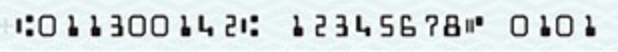
#> input picture bank_ocr/reference.png, 618 x 52 px
$ python main.py   (Python 2 division)   (older library calls are emulated)
#> lines starting #> are read from the running program, lines starting #| are printed output that depends on the picture; after the words box and inside, x2 and y2 are one past the last pixel; in counts of white or black regions, pixels touching at a corner belong together
import numpy as np
import cv2
def resize(image, width=None, height=None, inter=cv2.INTER_AREA):
    dim = None
    (h, w) = image.shape[:2]
    if width is None and height is None:
        return image
    if width is None:
        r = height / float(h)
        dim = (int(w * r), height)
    else:
        r = width / float(w)
        dim = (width, int(h * r))
    resized = cv2.resize(image, dim, interpolation=inter)
    return resized


def extract_digit_symbols(image ,charCnts,minW=5,minH=15):
	charIter = charCnts.__iter__()
	rois = []
	locs = []
	while True :
		try :
			c = next(charIter)
			(cX,cY,cW,cH) = cv2.boundingRect(c)
			roi = None
			if cW >= minW and cH >= minH :
				roi = image[cY:cY+cH , cX:cX+cW]
				rois.append(roi)
				locs.append((cX,cY,cX+cW,cY+cH))
			else :
				# special symbol found.
				# 3 parts are there in the special symbol.
				parts = [c,next(charIter),next(charIter)]
				(sXA,sYA,sXB,sYB) = (100,100,-100,-100)

				for p in parts:
					(pX,pY,pW,pH) = cv2.boundingRect(p)
					sXA = min(sXA,pX)
					sYB = min(sXB,pY)
					sXB = min(sXB,pX+pW)
					sYB = min(sYB,pY+pH)
				roi = image[sYA:sYB , sXA:sXB]
				rois.append(roi)
				locs.append((sXA,sYA,sXB,sYB))
		except StopIteration:
			break
	return (rois ,locs)

num = [str(x) for x in range(0,10)]
# alphabetsLower = [chr(x) for x in range(ord('a'),ord('z')+1)]
alphabetsUpper = [chr(x) for x in range(ord('A'),ord('Z')+1)]
charsNames = num+alphabetsUpper
# print charsNames

ref = cv2.imread('reference.png')
#> ref is the input picture: shape (52, 618, 3); mean B, G, R 222.5, 222.5, 214.3
ref = cv2.cvtColor(ref,cv2.COLOR_BGR2GRAY)
#> ref: shape (52, 618)
ref = resize(ref ,width=400)
ref = cv2.threshold(ref,0,255,cv2.THRESH_BINARY_INV|cv2.THRESH_OTSU)[1]
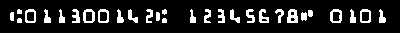
#> ref: shape (33, 400); 13.4% white; 29 white regions


refCnts = cv2.findContours(ref.copy(),cv2.RETR_EXTERNAL,cv2.CHAIN_APPROX_SIMPLE)
#> refCnts = 29 contours, 4 with area under 20; largest, box (x1, y1, x2, y2) and area: (330, 9, 342, 23) 132, (83, 9, 95, 23) 131, (360, 9, 371, 23) 124, (98, 9, 109, 23) 124, (25, 9, 36, 23) 124
refCnts = refCnts [0]
refCnts = sorted(refCnts ,key=cv2.contourArea)

# [22 lines of commented-out code are left out]


refROIs,_ = extract_digit_symbols(ref,refCnts,minW=4,minH=5)
#> the loop in extract_digit_symbols, `while True :` made 30 passes
#> (cX, cY, cW, cH) on passes 1 to 12: (17, 9, 5, 5), (162, 18, 5, 5), (17, 18, 5, 5), (162, 9, 5, 6), (308, 10, 5, 7), (156, 12, 4, 9), (10, 12, 4, 9), (301, 12, 6, 9), (190, 9, 6, 14), (59, 9, 6, 14), (146, 9, 7, 14), (275, 9, 9, 14)
#> after the loop in extract_digit_symbols, `while True :`: locs = 29 items, first 6: (17, 9, 22, 14), (162, 18, 167, 23), (17, 18, 22, 23), (162, 9, 167, 15), (308, 10, 313, 17), (156, 12, 160, 21); rois = 29 items
#> refROIs = 29 items
# for template matching algorithm.
chars = {}
for (name,roi) in zip(charsNames,refROIs) :
	roi = cv2.resize(roi,(36,36))
	chars[name] = roi
#> this loop made 29 passes
#> name on passes 1 to 12: '0', '1', '2', '3', '4', '5', '6', '7', '8', '9', 'A', 'B'
#> pass 1, `roi = cv2.resize(roi,(36,36))`:
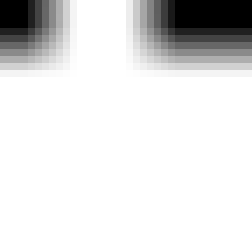
#> roi: shape (36, 36) (shown 7 times larger); min 0, max 255, mean 224.3
#> after the loop, chars = 29 items
rectKernel = cv2.getStructuringElement(cv2.MORPH_RECT , (17,7))
output = []

image = cv2.imread('test1.png')
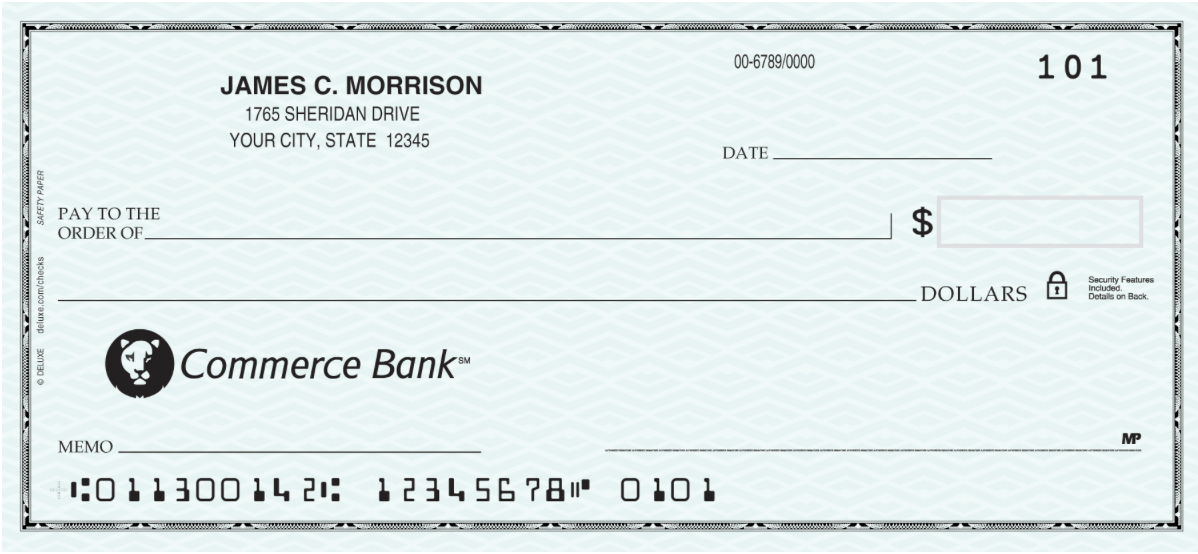
#> input picture bank_ocr/test1.png, 1198 x 554 px
#> image is the input picture: shape (554, 1198, 3); mean B, G, R 233.6, 234.4, 223.7
(h,w,) = image.shape[:2]
#> h = 554; w = 1198
# hardcoded 0.2 i.e. expecting micr to lie in bottom 20% of image.
delta = int(h-(h*0.2))
#> delta = 443
bottom = image[delta:h,0:w]
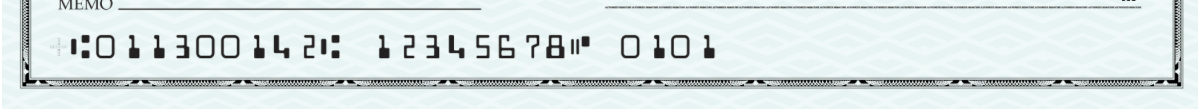
#> bottom: shape (111, 1198, 3); mean B, G, R 226.9, 227.6, 217.5
gray_bottom = cv2.cvtColor(bottom,cv2.COLOR_BGR2GRAY)
blackhat = cv2.morphologyEx(gray_bottom,cv2.MORPH_BLACKHAT,rectKernel)
gradX = cv2.Sobel(blackhat,ddepth=cv2.CV_32F,dx=1,dy=0,ksize=-1)
gradX = np.absolute(gradX)
(minVal,maxVal) = (np.min(gradX),np.max(gradX))
#> minVal = 0; maxVal = 3418
gradX = (255*((gradX-minVal) - (maxVal - minVal)))
gradX = gradX.astype('uint8')
gradX = cv2.morphologyEx(gradX,cv2.MORPH_CLOSE,rectKernel)
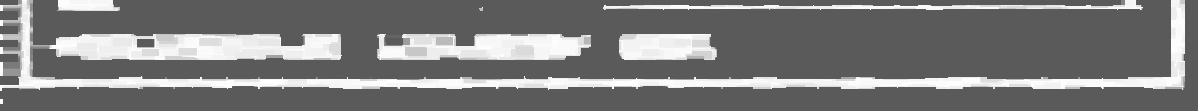
#> gradX: shape (111, 1198); min 90, max 255, mean 122.8
thresh = cv2.threshold(gradX,0,255,cv2.THRESH_BINARY | cv2.THRESH_OTSU)[1]
#> thresh: shape (111, 1198); 22.1% white; 8 white regions (2 under 20 px), largest, box (x1, y1, x2, y2) and area: (0, 0, 1185, 91) 19564, (377, 34, 591, 60) 4699, (619, 34, 717, 60) 2410, (603, 0, 1143, 10) 2013, (57, 0, 120, 11) 634, (0, 62, 3, 76) 42
circularKernel =cv2.getStructuringElement(cv2.MORPH_ELLIPSE,(19,2))

thresh = cv2.erode(thresh,rectKernel,iterations = 1)
#> thresh: shape (111, 1198); 8.5% white; 5 white regions, box (x1, y1, x2, y2) and area: (64, 37, 333, 57) 4029, (27, 80, 1176, 86) 2813, (385, 37, 583, 57) 2704, (627, 37, 709, 57) 1488, (66, 0, 105, 8) 312

thresh = cv2.dilate(thresh,circularKernel,iterations = 2)
#> thresh: shape (111, 1198); 14.7% white; 5 white regions, box (x1, y1, x2, y2) and area: (46, 37, 351, 59) 6274, (9, 80, 1194, 88) 5864, (367, 37, 601, 59) 4323, (609, 37, 727, 59) 2358, (48, 0, 123, 10) 696
rectKernel2 = cv2.getStructuringElement(cv2.MORPH_RECT,(5,2))

thresh = cv2.erode(thresh,rectKernel2,iterations=5)
#> thresh: shape (111, 1198); 6.8% white; 13 white regions (3 under 20 px), largest, box (x1, y1, x2, y2) and area: (56, 42, 341, 59) 4094, (379, 42, 581, 59) 2758, (619, 42, 714, 59) 1434
thresh =cv2.dilate(thresh, rectKernel,iterations=1)
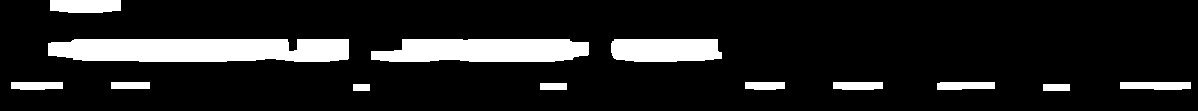
#> thresh: shape (111, 1198); 12.7% white; 13 white regions

groupLocs = []
groupCnts = cv2.findContours(thresh.copy(),cv2.RETR_EXTERNAL,cv2.CHAIN_APPROX_SIMPLE)
#> groupCnts = 13 contours; largest, box (x1, y1, x2, y2) and area: (48, 39, 349, 62) 6085, (371, 39, 589, 62) 4152, (611, 39, 722, 62) 2246, (50, 0, 121, 13) 788, (1120, 82, 1191, 90) 448
groupCnts = groupCnts[0]
for (i,c) in enumerate(groupCnts):
	(x,y,w,h) = cv2.boundingRect(c)
	# print 'dsaf'
	if w>80 and h>10:
		groupLocs.append((x,y,w,h))
#> this loop made 13 passes
#> (x, y, w, h) on passes 4, 5, 6, 7, 9, 10, 11, 12, 13: (1120, 82, 71, 8), (937, 82, 58, 8), (833, 82, 50, 8), (745, 82, 40, 8), (11, 82, 52, 8), (611, 39, 111, 23), (371, 39, 218, 23), (48, 39, 301, 23), (50, 0, 71, 13)
#> (c, x, y, w, h) on passes 1, 2, 3, 8: ([[1043, 84], [1043, 90], [1069, 90], [1069, 84]], 1043, 84, 27, 7), ([[353, 84], [353, 90], [369, 90], [369, 84]], 353, 84, 17, 7), ([[540, 83], [540, 89], [566, 89], [566, 83]], 540, 83, 27, 7), ([[111, 82], [111, 88], [149, 88], [149, 82]], 111, 82, 39, 7)
#> after the loop, groupLocs = [(611, 39, 111, 23), (371, 39, 218, 23), (48, 39, 301, 23)]
		# cv2.rectangle(gray_bottom,(x,y),(x+w,y+h),(0,255,0),1)
groupLocs = sorted(groupLocs , key=lambda x:x[0])
#> groupLocs = [(48, 39, 301, 23), (371, 39, 218, 23), (611, 39, 111, 23)]

print len(groupLocs)
#| 3
for (gX,gY,gW,gH) in groupLocs :
	# groupOutput = []
	group = gray_bottom[gY-5:gY+gH+5 , gX-5:gX+gW+5]
	# print group

	group = cv2.threshold(group,0,255,cv2.THRESH_BINARY_INV | cv2.THRESH_OTSU)[1]
	cv2.imshow('group',group)
	cv2.waitKey(0)
#> this loop made 3 passes
#> (gX, gW) on passes 1 to 3: (48, 301), (371, 218), (611, 111)
#> pass 2, `group = cv2.threshold(group,0,255,cv2.THRESH_BINARY_INV | cv2.THRESH_O..`:
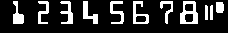
#> group: shape (33, 228); 18.9% white; 11 white regions, largest, box (x1, y1, x2, y2) and area: (180, 1, 198, 24) 241, (133, 1, 149, 24) 167, (83, 1, 98, 24) 155


ref = thresh


# cv2.imshow('gray_bottom',gray_bottom)
cv2.imshow('ref',ref)
# cv2.imshow('clone',clone)
cv2.waitKey(0)
cv2.destroyAllWindows()
